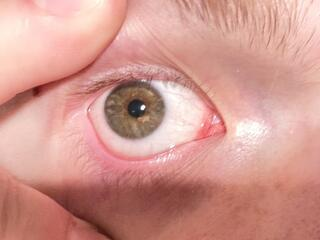
#> input picture app-tests/pico-w-test-script/eye.jpg, 320 x 240 px, given in place of the camera
$ python test_pupil_detector.py
#> lines starting #> are read from the running program, lines starting #| are printed output that depends on the picture; after the words box and inside, x2 and y2 are one past the last pixel; in counts of white or black regions, pixels touching at a corner belong together
### pupil_detector.py
#!/usr/bin/env python3
"""
standalone pupil detection module using contour analysis
- extracted from contour_gaze_tracker.py for reuse across modules
- handles corneal reflections, low-contrast eyes, and varying lighting
- optimized for real-time processing (~2-5ms per frame)
"""

import cv2
import math
import time
import numpy as np

# ── module-level singletons (avoid per-frame allocation) ────────────────
_CLAHE = cv2.createCLAHE(clipLimit=2.5, tileGridSize=(4, 4))
_KERNEL_3 = cv2.getStructuringElement(cv2.MORPH_ELLIPSE, (3, 3))
_KERNEL_5 = cv2.getStructuringElement(cv2.MORPH_ELLIPSE, (5, 5))

# reusable mask buffer — lazily sized on first use
_mask_buf = None  # type: np.ndarray | None


def _get_mask_buf(shape):
    """return a pre-allocated zero mask matching *shape*, reusing memory."""
    global _mask_buf
    if _mask_buf is None or _mask_buf.shape != shape:
        _mask_buf = np.zeros(shape, dtype=np.uint8)
    else:
        _mask_buf[:] = 0
    return _mask_buf


def _remove_reflections_fast(roi_gray):
    """
    Remove specular reflections using fast morphological fill.
    Much cheaper than cv2.inpaint (~0.3ms vs ~20ms).
    """
    # Fast bright-spot detection. Use a local-statistics threshold so dim
    # scenes still clean reflections, while bright scenes do not over-mask.
    mean_val = float(np.mean(roi_gray))
    std_val = float(np.std(roi_gray))
    bright_thresh = int(max(205, min(245, mean_val + 2.2 * std_val)))
    _, bright_mask = cv2.threshold(roi_gray, bright_thresh, 255, cv2.THRESH_BINARY)

    # if no bright spots, skip entirely
    if cv2.countNonZero(bright_mask) == 0:
        return roi_gray

    # dilate bright spots slightly
    bright_mask = cv2.dilate(bright_mask, _KERNEL_5, iterations=1)

    # fill bright spots with local median (fast alternative to inpaint)
    median = cv2.medianBlur(roi_gray, 7)
    cleaned = roi_gray.copy()
    cleaned[bright_mask > 0] = median[bright_mask > 0]
    return cleaned


def _enhance_contrast(roi_gray):
    """Apply cached CLAHE to boost pupil-iris contrast."""
    return _CLAHE.apply(roi_gray)


def _score_candidates_at_threshold(
    roi_processed,
    roi_raw,
    roi_area,
    thresh_val,
    mask_buf,
    seen_centroids,
    *,
    prefer_xy_local=None,
    min_area=30,
    max_area_ratio=0.30,
    aspect_lo=0.55,
    aspect_hi=1.85,
):
    """Find and score contour candidates for one threshold value."""
    _, thresh = cv2.threshold(roi_processed, thresh_val, 255, cv2.THRESH_BINARY_INV)

    thresh = cv2.morphologyEx(thresh, cv2.MORPH_CLOSE, _KERNEL_3, iterations=3)
    thresh = cv2.morphologyEx(thresh, cv2.MORPH_OPEN, _KERNEL_3, iterations=1)

    contours, _ = cv2.findContours(thresh, cv2.RETR_EXTERNAL, cv2.CHAIN_APPROX_SIMPLE)
    roi_h, roi_w = roi_raw.shape[:2]
    roi_diag = math.sqrt(float(roi_w * roi_w + roi_h * roi_h))
    candidates = []

    for contour in contours:
        area = cv2.contourArea(contour)

        if area < min_area or area > roi_area * max_area_ratio:
            continue

        x, y, w_box, h_box = cv2.boundingRect(contour)
        if h_box == 0 or w_box == 0:
            continue
        if w_box > roi_w * 0.70 or h_box > roi_h * 0.70:
            continue
        aspect_ratio = float(w_box) / h_box

        if aspect_ratio < aspect_lo or aspect_ratio > aspect_hi:
            continue

        M = cv2.moments(contour)
        if M["m00"] != 0:
            cx = int(M["m10"] / M["m00"])
            cy = int(M["m01"] / M["m00"])
        else:
            cx = x + w_box // 2
            cy = y + h_box // 2

        centroid_key = (cx // 5, cy // 5)
        if centroid_key in seen_centroids:
            continue
        seen_centroids.add(centroid_key)

        mask_buf[:] = 0
        cv2.drawContours(mask_buf, [contour], -1, 255, -1)
        mean_intensity = cv2.mean(roi_raw, mask=mask_buf)[0]

        perimeter = cv2.arcLength(contour, True)
        if perimeter == 0:
            continue
        circularity = 4 * np.pi * area / (perimeter * perimeter)

        fill_ratio = area / max(1.0, float(w_box * h_box))
        edge_margin = min(x, y, roi_w - (x + w_box), roi_h - (y + h_box))
        edge_penalty = max(0.0, (6.0 - float(edge_margin)) / 6.0) * 8.0
        fill_penalty = abs(fill_ratio - 0.72) * 10.0

        prior_penalty = 0.0
        if prefer_xy_local is not None and roi_diag > 0:
            px, py = float(prefer_xy_local[0]), float(prefer_xy_local[1])
            dist = math.sqrt((float(cx) - px) ** 2 + (float(cy) - py) ** 2)
            prior_penalty = min(10.0, (dist / roi_diag) * 12.0)

        darkness_score = (255 - mean_intensity) * 0.5
        circularity_score = circularity * 50 * 0.25
        area_score = min(area / roi_area * 100, 15) * 0.25
        score = darkness_score + circularity_score + area_score - edge_penalty - fill_penalty - prior_penalty

        sub_cx, sub_cy = _subpixel_center(contour, (cx, cy))

        candidates.append({
            'contour': contour,
            'score': score,
            'mean_intensity': mean_intensity,
            'area': area,
            'circularity': circularity,
            'aspect_ratio': aspect_ratio,
            'fill_ratio': fill_ratio,
            'edge_margin': edge_margin,
            'thresh_val': thresh_val,
            'cx_local': sub_cx,
            'cy_local': sub_cy,
        })

    return candidates


def _find_candidates_fast(roi_processed, roi_raw, roi_area, min_area=30, max_area_ratio=0.30,
                          aspect_lo=0.55, aspect_hi=1.85, prefer_xy_local=None):
    """
    Find and score contour candidates using 2 threshold levels (down from 4).
    Pre-allocates mask buffer to avoid per-contour np.zeros().
    """
    mean_val = np.mean(roi_processed)
    min_val = np.min(roi_processed)

    # build just 2 thresholds: one adaptive + one Otsu
    if min_val > 80:
        adaptive_thresh = int(mean_val * 0.65)
    else:
        adaptive_thresh = int(max(25, mean_val * 0.4))

    otsu_val, _ = cv2.threshold(roi_processed, 0, 255, cv2.THRESH_BINARY_INV + cv2.THRESH_OTSU)
    otsu_thresh = int(otsu_val)

    # deduplicate — if they're very close, just use one
    thresholds = [adaptive_thresh]
    if abs(otsu_thresh - adaptive_thresh) > 15:
        thresholds.append(otsu_thresh)

    candidates = []
    seen_centroids = set()
    mask_buf = _get_mask_buf(roi_raw.shape)

    for thresh_val in thresholds:
        candidates.extend(_score_candidates_at_threshold(
            roi_processed,
            roi_raw,
            roi_area,
            thresh_val,
            mask_buf,
            seen_centroids,
            prefer_xy_local=prefer_xy_local,
            min_area=min_area,
            max_area_ratio=max_area_ratio,
            aspect_lo=aspect_lo,
            aspect_hi=aspect_hi,
        ))

    candidates.sort(key=lambda c: c['score'], reverse=True)

    if not candidates or candidates[0]['score'] < 45:
        std_val = float(np.std(roi_processed))
        low_contrast_thresh = int(max(20, min(230, mean_val - max(8.0, std_val * 0.35))))
        if all(abs(low_contrast_thresh - t) > 10 for t in thresholds):
            candidates.extend(_score_candidates_at_threshold(
                roi_processed,
                roi_raw,
                roi_area,
                low_contrast_thresh,
                mask_buf,
                seen_centroids,
                prefer_xy_local=prefer_xy_local,
                min_area=min_area,
                max_area_ratio=max_area_ratio,
                aspect_lo=aspect_lo,
                aspect_hi=aspect_hi,
            ))

    candidates.sort(key=lambda c: c['score'], reverse=True)
    return candidates


def _subpixel_center(contour, fallback_xy):
    """Sub-pixel pupil center via ellipse fit; falls back to moments/bbox."""
    if len(contour) >= 5:
        try:
            (cx, cy), _axes, _angle = cv2.fitEllipse(contour)
            return float(cx), float(cy)
        except cv2.error:
            pass
    return float(fallback_xy[0]), float(fallback_xy[1])


def _pick_candidate(candidates, prefer_xy_local=None, score_tie_ratio=0.85):
    """
    Pick the best candidate from a *score-sorted* list.

    Without `prefer_xy_local`, return the top-scored candidate.
    With it, consider all candidates whose score is within `score_tie_ratio`
    of the top score, and among those pick the one closest to the reference
    point (in roi-local coords). This kills frame-to-frame candidate
    swapping when several blobs (pupil, lash shadow, eyebrow) score
    similarly.
    """
    if not candidates:
        return None
    if prefer_xy_local is None:
        return candidates[0]
    top_score = candidates[0]['score']
    cutoff = top_score * score_tie_ratio
    pool = [c for c in candidates if c['score'] >= cutoff]
    if len(pool) == 1:
        return pool[0]
    rx, ry = float(prefer_xy_local[0]), float(prefer_xy_local[1])

    # [4 lines left out: function _dist2, not called in this run]

    return min(pool, key=_dist2)


def _extract_best(candidates, roi_offset_x, roi_offset_y, prefer_xy_local=None):
    """Extract pupil center from best candidate. Shared by both public functions."""
    if not candidates:
        return None, None, None

    best = _pick_candidate(candidates, prefer_xy_local=prefer_xy_local)
    if best is None:
        return None, None, None
    M = cv2.moments(best['contour'])
    if M["m00"] != 0:
        cx_int = int(M["m10"] / M["m00"])
        cy_int = int(M["m01"] / M["m00"])
    else:
        x, y, w_box, h_box = cv2.boundingRect(best['contour'])
        cx_int = x + w_box // 2
        cy_int = y + h_box // 2

    sub_cx, sub_cy = _subpixel_center(best['contour'], (cx_int, cy_int))

    x, y, w_box, h_box = cv2.boundingRect(best['contour'])

    full_cx = int(round(sub_cx + roi_offset_x))
    full_cy = int(round(sub_cy + roi_offset_y))

    return (full_cx, full_cy), (int(sub_cx), int(sub_cy)), (w_box, h_box)


def _preprocess_roi(gray, window=None):
    """
    Crop ROI, remove reflections, enhance contrast, blur.
    If `window` is given as (x0, y0, x1, y1) in full-frame coords, use that
    rectangle (clamped) instead of the default centered ROI. Returns
    (roi_raw, roi_processed, roi_offset_x, roi_offset_y).
    """
    h, w = gray.shape
    if window is None:
        roi_offset_x = int(w * 0.25)
        roi_offset_y = int(h * 0.3)
        roi = gray[int(h * 0.3):int(h * 0.75), int(w * 0.25):int(w * 0.75)]
    else:
        x0, y0, x1, y1 = window
        x0 = max(0, int(x0)); y0 = max(0, int(y0))
        x1 = min(w, int(x1)); y1 = min(h, int(y1))
        if x1 - x0 < 8 or y1 - y0 < 8:
            return _preprocess_roi(gray, window=None)
        roi_offset_x = x0
        roi_offset_y = y0
        roi = gray[y0:y1, x0:x1]

    cleaned = _remove_reflections_fast(roi)
    enhanced = _enhance_contrast(cleaned)
    blurred = cv2.GaussianBlur(enhanced, (5, 5), 0)

    return roi, blurred, roi_offset_x, roi_offset_y


def detect_pupil_contour(frame):
    """Pupil detection using darkest region with size filtering. No debug prints."""
    if frame is None:
        return None, None, None

    gray = cv2.cvtColor(frame, cv2.COLOR_BGR2GRAY)
    roi_raw, roi_processed, roi_offset_x, roi_offset_y = _preprocess_roi(gray)

    roi_area = roi_raw.shape[0] * roi_raw.shape[1]
    candidates = _find_candidates_fast(roi_processed, roi_raw, roi_area)

    if not candidates:
        return None, None, None

    return _extract_best(candidates, roi_offset_x, roi_offset_y)


# [64 lines left out: functions detect_pupil_contour_candidates, _candidate_confidence, not called in this run]


class PupilTracker:
    """
    Stateful pupil detector with temporal prior, jump rejection, and a
    confidence score per detection.

    Strategy:
      * If we have a recent confident detection, search a small window
        around it first. This is faster and avoids being distracted by
        eyebrow/lash blobs elsewhere in the frame.
      * Fall back to the full default ROI on miss, or after several
        consecutive low-confidence frames.
      * Reject sudden jumps unless they persist for `jump_confirm_frames`
        frames in a row (handles the case where the pupil really did
        snap to a new location, e.g. saccade).
    """

    # [147 lines left out: functions __init__, reset, _detect_in_window, update, not called in this run]


class OneEuroFilter:
    """
    1€ filter (Casiez et al. 2012). Adapts smoothing to motion speed:
      * heavy smoothing when slow / still → kills jitter on fixations
      * light smoothing when fast → minimal lag during saccades

    `mincutoff` (Hz) sets the floor; `beta` controls how quickly we open
    the cutoff with speed. Sensible defaults for a ~30 fps pixel signal.
    """

    # [37 lines left out: functions __init__, _alpha, reset, __call__, not called in this run]


class OneEuroFilter2D:
    """Convenience wrapper: independent 1€ filters on x and y."""

    def __init__(self, mincutoff=2.5, beta=0.15, dcutoff=1.5):
        self._fx = OneEuroFilter(mincutoff, beta, dcutoff)
        self._fy = OneEuroFilter(mincutoff, beta, dcutoff)

    def reset(self):
        self._fx.reset()
        self._fy.reset()

    # [4 lines left out: function __call__, not called in this run]

### test_pupil_detector.py
#!/usr/bin/env python3
"""
Simple test script for pupil_detector on laptop camera
"""

import cv2
import numpy as np
from pupil_detector import detect_pupil_contour

def main():
    """Test pupil detector on default laptop camera"""

    # Open default laptop camera
    cap = cv2.VideoCapture(0, cv2.CAP_DSHOW)

    if not cap.isOpened():
        print("[error] Could not open camera")
        return

    print("[info] Started pupil detector test. Press 'q' to exit.")

    try:
        while True:
            ret, frame = cap.read()
#> frame is the input picture: shape (240, 320, 3); mean B, G, R 143.4, 152.5, 209.5

            if not ret:
                print("[error] Failed to read frame")
                break

            # Detect pupil (handle None or unexpected returns safely)
            result = detect_pupil_contour(frame)
#> in detect_pupil_contour, `gray = cv2.cvtColor(frame, cv2.COLOR_BGR2GRAY)`:
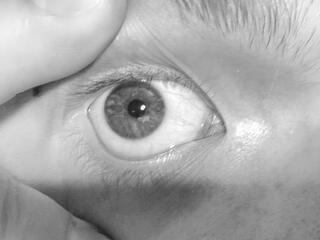
#> gray: shape (240, 320); min 28, max 255, mean 168.5
#> in _preprocess_roi, `roi = gray[int(h * 0.3):int(h * 0.75), int(w * 0.25):int(w * 0.75)]`:
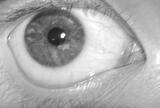
#> roi: shape (108, 160); min 28, max 255, mean 171.3
#> in _remove_reflections_fast, `mean_val = float(np.mean(roi_gray))`: mean_val = 171.3
#> in _remove_reflections_fast, `std_val = float(np.std(roi_gray))`: std_val = 41.76
#> in _remove_reflections_fast, `bright_thresh = int(max(205, min(245, mean_val + 2.2 * std_val)))`: bright_thresh = 245
#> in _remove_reflections_fast, `_, bright_mask = cv2.threshold(roi_gray, bright_thresh, 255, cv2.THRES..`:
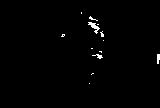
#> bright_mask: shape (108, 160); 0.91% white in thin lines or dots, all inside (x1, y1, x2, y2) = (61, 12, 160, 84)
#> in _remove_reflections_fast, `bright_mask = cv2.dilate(bright_mask, _KERNEL_5, iterations=1)`: bright_mask: shape (108, 160); 3.4% white; 8 white regions (1 under 20 px), largest, box (x1, y1, x2, y2) and area: (86, 14, 106, 43) 284, (90, 49, 105, 61) 111, (155, 52, 160, 66) 65
#> in _remove_reflections_fast, `cleaned[bright_mask > 0] = median[bright_mask > 0]`:
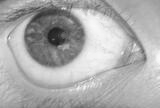
#> cleaned: shape (108, 160); 3.15% of pixels changed, all inside (x1, y1, x2, y2) = (59, 10, 160, 86)
#> in _preprocess_roi, `blurred = cv2.GaussianBlur(enhanced, (5, 5), 0)`:
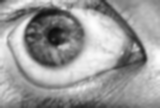
#> blurred: shape (108, 160); min 14, max 254, mean 154.1
#> in detect_pupil_contour, `roi_raw, roi_processed, roi_offset_x, roi_offset_y = _preprocess_roi(g..`: roi_offset_x = 80; roi_offset_y = 72
#> in _find_candidates_fast, `mean_val = np.mean(roi_processed)`: mean_val = 154.1
#> in _find_candidates_fast, `min_val = np.min(roi_processed)`: min_val = 14
#> in _find_candidates_fast, `adaptive_thresh = int(max(25, mean_val * 0.4))`: adaptive_thresh = 61
#> in _find_candidates_fast, `otsu_val, _ = cv2.threshold(roi_processed, 0, 255, cv2.THRESH_BINARY_I..`: otsu_val = 148
#> in _find_candidates_fast, `thresholds = [adaptive_thresh]`: thresholds = [61]
#> the loop in _find_candidates_fast, `for thresh_val in thresholds:` made 2 passes
#> (thresh_val, roi_h in _score_candidates_at_threshold, roi_w in _score_candidates_at_threshold, roi_diag in _score_candidates_at_threshold) on passes 1 to 2: (61, 108, 160, 193), (148, 108, 160, 193)
#> pass 2, in _score_candidates_at_threshold (call 2), `_, thresh = cv2.threshold(roi_processed, thresh_val, 255, cv2.THRESH_B..`:
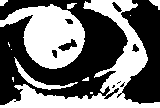
#> thresh: shape (108, 160); 43.6% white; 12 white regions (6 under 20 px), largest, box (x1, y1, x2, y2) and area: (0, 0, 160, 108) 3898, (0, 4, 85, 69) 3142, (14, 57, 78, 90) 320, (149, 0, 160, 10) 58, (67, 3, 77, 9) 38, (0, 0, 8, 6) 35
#> after the loop in _find_candidates_fast, `for thresh_val in thresholds:`: candidates = 3 items
#> in _extract_best, `best = _pick_candidate(candidates, prefer_xy_local=prefer_xy_local)`: best = 11 items
#> in _extract_best, `M = cv2.moments(best['contour'])`: M = moments, m00 247.5, centre m10/m00, m01/m00 = (54.05, 35.1)
#> in _extract_best, `cx_int = int(M["m10"] / M["m00"])`: cx_int = 54
#> in _extract_best, `cy_int = int(M["m01"] / M["m00"])`: cy_int = 35
#> in _extract_best, `sub_cx, sub_cy = _subpixel_center(best['contour'], (cx_int, cy_int))`: sub_cx = 54.58; sub_cy = 34.97
#> in _extract_best, `x, y, w_box, h_box = cv2.boundingRect(best['contour'])`: x = 45; y = 26; w_box = 20
#> in _extract_best, `full_cx = int(round(sub_cx + roi_offset_x))`: full_cx = 135
#> in _extract_best, `full_cy = int(round(sub_cy + roi_offset_y))`: full_cy = 107
#> result = ((135, 107), (54, 34), (20, 20))

            # Normalize unexpected return values
            if not result or (isinstance(result, tuple) and len(result) != 3):
                full_coords = roi_coords = bbox = None
            else:
                full_coords, roi_coords, bbox = result
#> full_coords = (135, 107); roi_coords = (54, 34); bbox = (20, 20)

            # Visualization
            if full_coords is not None:
                full_cx, full_cy = full_coords
#> full_cx = 135; full_cy = 107
                roi_cx, roi_cy = roi_coords
#> roi_cx = 54; roi_cy = 34
                w_box, h_box = bbox
#> w_box = 20; h_box = 20

                # Draw pupil center on frame
                cv2.circle(frame, (full_cx, full_cy), 5, (0, 255, 0), -1)
#> frame: shape (240, 320, 3); 0.11% of pixels changed, all inside (x1, y1, x2, y2) = (130, 102, 141, 113)
                cv2.circle(frame, (full_cx, full_cy), 15, (0, 255, 0), 2)

                # Draw bounding box
                h, w = frame.shape[:2]
#> h = 240; w = 320
                roi_x = int(w * 0.35)
#> roi_x = 112
                roi_y = int(h * 0.4)
#> roi_y = 96

                top_left = (roi_x + roi_cx - w_box // 2, roi_y + roi_cy - h_box // 2)
#> top_left = (156, 120)
                bottom_right = (roi_x + roi_cx + w_box // 2, roi_y + roi_cy + h_box // 2)
#> bottom_right = (176, 140)
                cv2.rectangle(frame, top_left, bottom_right, (255, 0, 0), 2)

                # Display coordinates
                text = f"Pupil: ({full_cx}, {full_cy})"
#> text = 'Pupil: (135, 107)'
                cv2.putText(frame, text, (10, 30), cv2.FONT_HERSHEY_SIMPLEX, 0.7, (0, 255, 0), 2)
            else:
                text = "No pupil detected"
                cv2.putText(frame, text, (10, 30), cv2.FONT_HERSHEY_SIMPLEX, 0.7, (0, 0, 255), 2)

            # Draw ROI region
            h, w = frame.shape[:2]
            roi_top = int(h * 0.4)
#> roi_top = 96
            roi_bottom = int(h * 0.7)
#> roi_bottom = 168
            roi_left = int(w * 0.35)
#> roi_left = 112
            roi_right = int(w * 0.65)
#> roi_right = 208
            cv2.rectangle(frame, (roi_left, roi_top), (roi_right, roi_bottom), (255, 255, 0), 1)
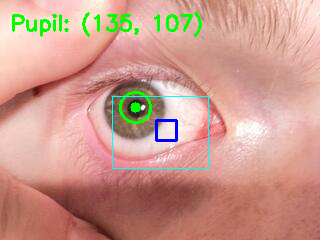
#> frame: shape (240, 320, 3); mean B, G, R 141, 154, 203.7

            # Display
            cv2.imshow("Pupil Detector Test", frame)

            # Exit on 'q'
            if cv2.waitKey(1) & 0xFF == ord('q'):
#> (key q is pressed here)
                break

    finally:
        cap.release()
        cv2.destroyAllWindows()
        print("[info] Test completed.")

if __name__ == "__main__":
    main()
